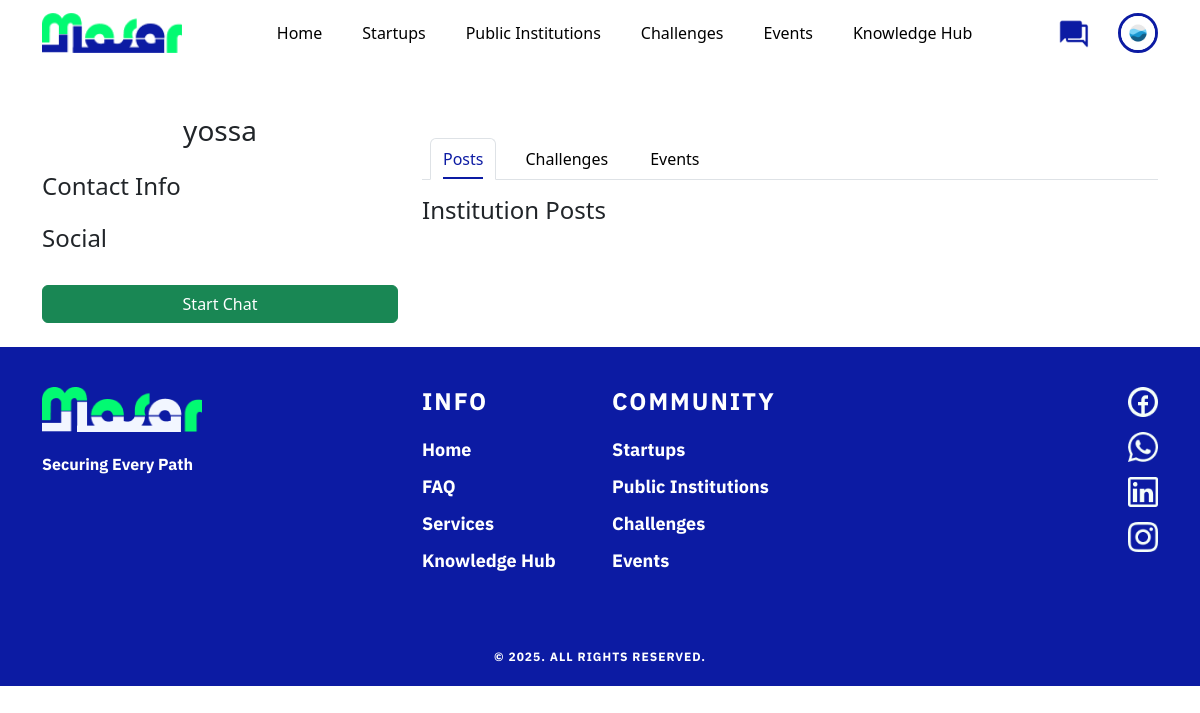
The app's page /front_office/pages/view_institution_profile.php?id=13&type=institution (signed in) with its own data.
### tables this page shows
CREATE TABLE `public_institutions` (
  `institution_id` int(11) NOT NULL,
  `user_id` int(11) DEFAULT NULL,
  `institution_name` varchar(150) NOT NULL,
  `unique_identifier` varchar(50) NOT NULL,
  `commercial_register` varchar(255) NOT NULL,
  `description` text DEFAULT NULL,
  `contact_email` varchar(100) DEFAULT NULL,
  `logo` varchar(255) DEFAULT NULL,
  `type` varchar(100) DEFAULT NULL,
  `about_section` text DEFAULT NULL,
  `phone_number` varchar(20) DEFAULT NULL,
  `address` text DEFAULT NULL,
  `website_url` varchar(255) DEFAULT NULL,
  `facebook_link` varchar(255) DEFAULT NULL,
  `linkedin_link` varchar(255) DEFAULT NULL,
  `x_link` varchar(255) DEFAULT NULL,
  `instagram_link` varchar(255) DEFAULT NULL
);

### front_office/pages/view_institution_profile.php (the view, shortened to what this page needs)
<?php
include('../includes/db.php');
include('../components/navbar.php');
$id = $_GET['id'] ?? null;
$query = "SELECT * FROM public_institutions WHERE user_id = $id";
$result = mysqli_query($conn, $query);
$data = mysqli_fetch_assoc($result);
?>
<!DOCTYPE html>
<html lang="en">
<head>
    <link href="https://cdn.jsdelivr.net/npm/bootstrap@5.1.3/dist/css/bootstrap.min.css" rel="stylesheet">
</head>
<body>
<div class="container mt-5">
    <div class="row">
<div class="col-md-4">
    <div class="profile-info mb-4">
        <h3 class="text-center mb-3"><?php echo htmlspecialchars($data['institution_name']); ?></h3>
        <h4 class="mt-4">Contact Info</h4>
        <h4 class="mt-4">Social</h4>
        <?php if (isset($_SESSION['email'])): ?>
            <a href="../chat/chat.php?id=<?php echo $id; ?>&type=institution" class="btn btn-success mt-3 w-100">Start Chat</a>
        <?php else: ?>
            <button class="btn btn-success mt-3 w-100" data-bs-toggle="modal" data-bs-target="#loginModal">Start Chat</button>
        <?php endif; ?>
    </div>
</div>
        <div class="col-md-8">
            <div class="mt-4">
                <ul class="nav nav-tabs" id="institutionTabs" role="tablist">
                    <li class="nav-item" role="presentation">
                        <button class="nav-link active" id="posts-tab" data-bs-toggle="tab" data-bs-target="#posts" type="button" role="tab">Posts</button>
                    </li>
                    <li class="nav-item" role="presentation">
                        <button class="nav-link" id="challenges-tab" data-bs-toggle="tab" data-bs-target="#challenges" type="button" role="tab">Challenges</button>
                    </li>
                    <li class="nav-item" role="presentation">
                        <button class="nav-link" id="events-tab" data-bs-toggle="tab" data-bs-target="#events" type="button" role="tab">Events</button>
                    </li>
                </ul>
                <div class="tab-content mt-3" id="institutionTabsContent">
                    <div class="tab-pane fade show active" id="posts" role="tabpanel" aria-labelledby="posts-tab">
                        <?php include('../public_institution_profile/posts_institution/view_posts_institution.php'); ?>
                    </div>
                </div>
            </div>
        </div>
    </div>
</div>
<?php include('../components/footer.php'); ?>
</body>
</html>

### front_office/components/navbar.php (shortened to what this page needs)
<?php
include('../includes/db.php');
$loggedIn = false;
$messagesLink = '#';
if (isset($_SESSION['email'])) {
    $loggedIn = true;
    $email = $_SESSION['email'];
    $query = mysqli_query($conn, "SELECT * FROM users WHERE email = '$email'");
    $user = mysqli_fetch_assoc($query);
    $role = $user['role'];
    $userId = $user['user_id'];
    $profilePicture = '../images/default-profile.png';
    if ($role == 'startup') {
        $profileQuery = mysqli_query($conn, "SELECT logo FROM startups WHERE user_id = '$userId'");
        $profileData = mysqli_fetch_assoc($profileQuery);
        if (!empty($profileData['logo'])) {
            $profilePicture = '../uploads/' . $profileData['logo'];
        }
    } else {
        $profileQuery = mysqli_query($conn, "SELECT logo FROM public_institutions WHERE user_id = '$userId'");
        $profileData = mysqli_fetch_assoc($profileQuery);
        if (!empty($profileData['logo'])) {
            $profilePicture = '../uploads/' . $profileData['logo'];
        }
    }
    $messagesLink = "../chat/chat.php?id=$userId&type=$role";
}
?>
<!DOCTYPE html>
<html lang="en">
<head>
<link href="https://cdn.jsdelivr.net/npm/bootstrap@5.1.3/dist/css/bootstrap.min.css" rel="stylesheet" />
</head>
<body>
<nav class="navbar navbar-expand-lg navbar-light">
  <div class="container">
    <a class="navbar-brand" href="../pages/home.php">
      <img src="../components/logo2.png" alt="Masar Platform Logo" />
    </a>
    <div class="collapse navbar-collapse" id="navbarNav">
      <ul class="navbar-nav mx-auto">
        <li class="nav-item"><a class="nav-link <?php echo basename($_SERVER['PHP_SELF']) == 'home.php' ? 'active' : ''; ?>" href="../pages/home.php">Home</a></li>
        <li class="nav-item"><a class="nav-link <?php echo basename($_SERVER['PHP_SELF']) == 'startups_list.php' ? 'active' : ''; ?>" href="../pages/startups_list.php">Startups</a></li>
        <li class="nav-item"><a class="nav-link <?php echo basename($_SERVER['PHP_SELF']) == 'public_institutions_list.php' ? 'active' : ''; ?>" href="../pages/public_institutions_list.php">Public Institutions</a></li>
        <li class="nav-item"><a class="nav-link <?php echo basename($_SERVER['PHP_SELF']) == 'challenges_list.php' ? 'active' : ''; ?>" href="../pages/challenges_list.php">Challenges</a></li>
        <li class="nav-item"><a class="nav-link <?php echo basename($_SERVER['PHP_SELF']) == 'events_list.php' ? 'active' : ''; ?>" href="../pages/events_list.php">Events</a></li>
        <li class="nav-item"><a class="nav-link <?php echo basename($_SERVER['PHP_SELF']) == 'documents.php' ? 'active' : ''; ?>" href="../pages/documents.php">Knowledge Hub</a></li>
      </ul>
      <ul class="navbar-nav align-items-center">
        <li class="nav-item message-item">
          <a class="nav-link p-0" href="<?php echo $loggedIn ? $messagesLink : '#'; ?>" <?php if (!$loggedIn) echo 'data-bs-toggle="modal" data-bs-target="#loginModal"'; ?>>
            <img src="../components/chats.png" class="message-icon" alt="Messages" />
          </a>
        </li>
        <?php if ($loggedIn): ?>
          <li class="nav-item profile-container">
            <img src="<?php echo $profilePicture; ?>" alt="Profile" class="profile-pic" id="profileToggle" onerror="this.onerror=null;this.src='../images/default-profile.png';" />
          </li>
        <?php else: ?>
          <li class="nav-item">
            <a class="nav-link btn btn-success ms-2" href="../authentication/login.php">Login</a>
          </li>
        <?php endif; ?>
      </ul>
    </div>
  </div>
</nav>
</body>
</html>

### front_office/components/navbar.php (style rules this page uses)
body { font-family: 'IBM Plex Sans', sans-serif; margin: 0; background: #222; }
.navbar { padding: 15px 0; background: transparent; z-index: 1000; }
.navbar-brand img { height: 40px; }
.nav-link { font-size: 16px; font-weight: 500; color: #000 !important; margin: 0 8px; padding: 8px 12px !important; cursor: pointer; position: relative; transition: color 0.3s ease; }
.nav-link.active { color: #0C1BA3 !important; }
.nav-link.active::after { content: ''; position: absolute; bottom: 0; left: 12px; right: 12px; height: 2px; background-color: #0C1BA3; transform: scaleX(1); transition: transform 0.3s ease; }
.nav-link::after { content: ''; position: absolute; bottom: 0; left: 12px; right: 12px; height: 2px; background-color: #0C1BA3; transform: scaleX(0); transition: transform 0.3s ease; }
.profile-pic { width: 40px; height: 40px; border-radius: 50%; object-fit: cover; border: 3px solid #0C1BA3; display: block; cursor: pointer; }
.message-icon { width: 32px; height: 32px; cursor: pointer; transition: transform 0.2s ease; }
.message-item { position: relative; display: flex; align-items: center; margin-right: 15px; }
.nav-item.profile-container { position: relative; margin-left: 5px; }
.navbar-nav { display: flex; align-items: center; }

### front_office/components/footer.php (style rules this page uses)
body { margin: 0; padding: 0; }

### records on screen
public_institutions: logo (picture)
public_institutions: institution_name "yossa"
